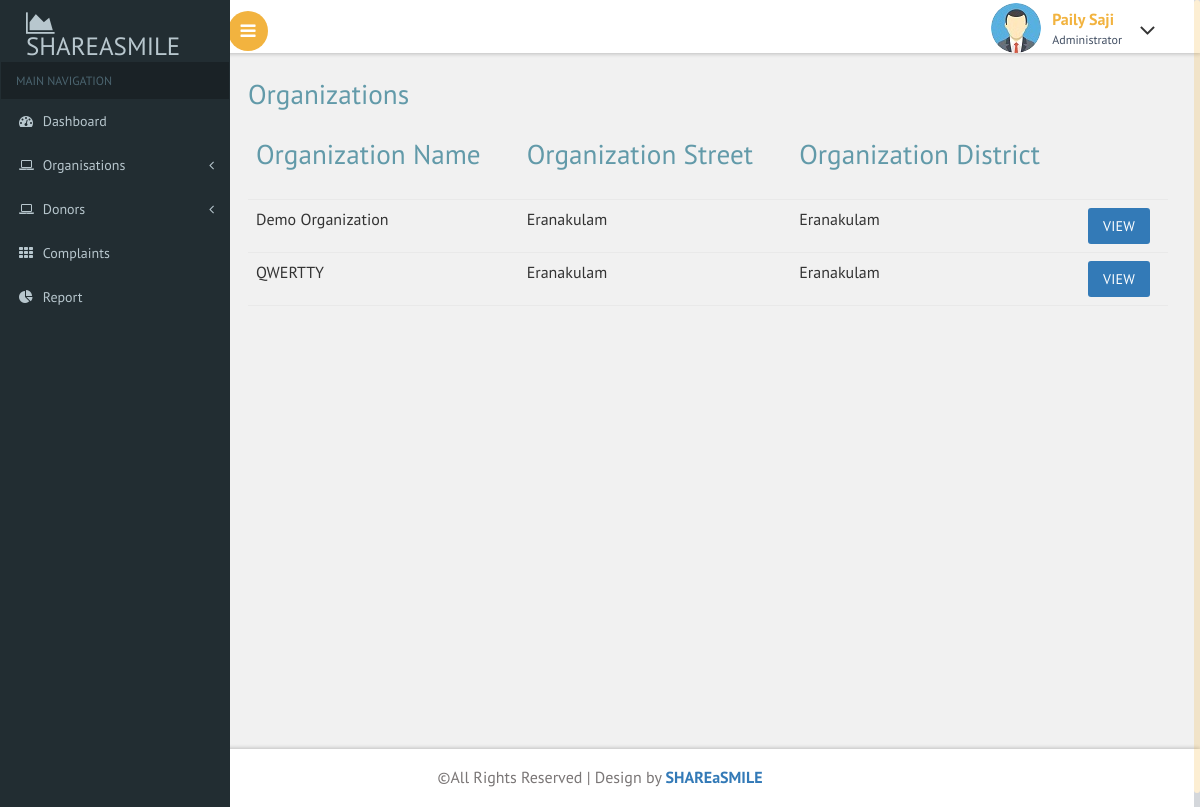
The page /admin/organizationdetails.php on the database as committed earlier.
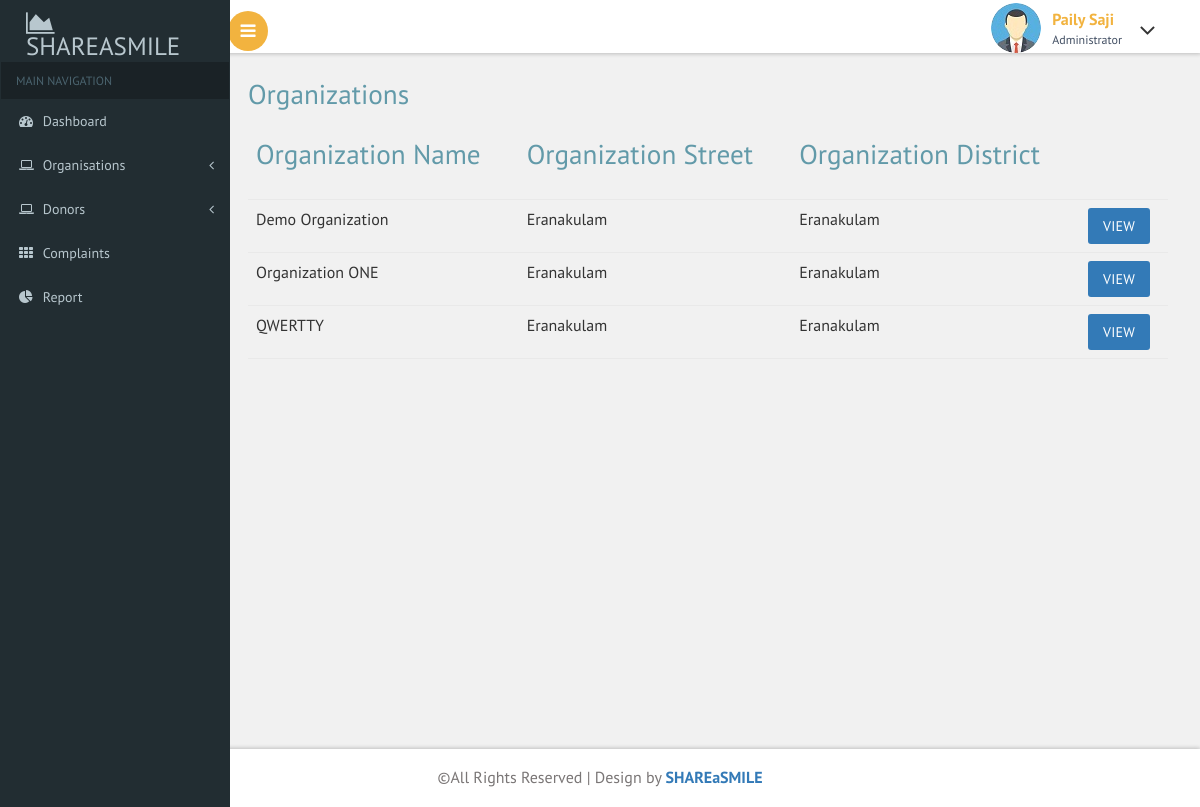
The same page on the database as committed later.
### tables this page shows
CREATE TABLE `registration_organisation` (
  `full_name` varchar(100) NOT NULL,
  `email` varchar(100) NOT NULL,
  `phone` varchar(20) NOT NULL,
  `street` varchar(100) NOT NULL,
  `district` varchar(100) NOT NULL,
  `pincode` varchar(10) NOT NULL,
  `organisation_id` int(11) NOT NULL,
  `organisation_name` varchar(100) NOT NULL,
  `organisation_email` varchar(100) NOT NULL,
  `organisation_phone` varchar(20) NOT NULL,
  `organisation_street` varchar(100) NOT NULL,
  `organistion_district` varchar(100) NOT NULL,
  `organisation_pincode` varchar(10) NOT NULL,
  `organisation_licence_number` varchar(50) NOT NULL,
  `organisation_licence_file` varchar(200) NOT NULL,
  `verify_status` int(11) NOT NULL
);

### admin/organizationdetails.php (the view)
<?php
include("header.php");
?>
			<div id="page-wrapper">
			<div class="main-page"><h2 class="title1">Organizations</h2>
				<table class="table table-hover">
					<thead>
					<th>
					<h2 class="title1">Organization Name</he>
					</th>
					<th>
					<h2 class="title1">Organization Street</h2>
					</th>
					<th>
					<h2 class="title1">organization District</h2>
					</th>
					<th></th>
                  </thead>
				<tbody>
				<?php
				require("connect.php");
				$sql="SELECT * FROM registration_organisation WHERE verify_status=1";
				$res=mysqli_query($conn,$sql);
				if(mysqli_num_rows($res)>0){
					while($row=mysqli_fetch_assoc($res)){
						?>
						<tr>
							<td>
								<?php echo $row['organisation_name'] ?>
							</td>
							<td>
								<?php echo $row['organisation_street'] ?>
							</td>
							<td>
								<?php echo $row['organistion_district'] ?>
							</td>
							<td><a class="btn btn-primary" href="showdetailsapprove.php?email=<?php echo $row['organisation_email']?>">View</a> </td>
						</tr>
						<?php
					}
				}
				?>
				</tbody>
			</table>
			</div>
		</div>
  <?php
  include("footer.php");
  ?>

### admin/header.php (shortened to what this page needs)
<!DOCTYPE HTML>
<html>
<head>
<link href="css/bootstrap.css" rel='stylesheet' type='text/css' />
<link href="css/style.css" rel='stylesheet' type='text/css' />
<link href="css/font-awesome.css" rel="stylesheet">
<link href='css/SidebarNav.min.css' media='all' rel='stylesheet' type='text/css'/>
<link href="css/custom.css" rel="stylesheet">
					<link href="css/owl.carousel.css" rel="stylesheet">
</head>
<body class="cbp-spmenu-push">
	<div class="main-content">
	<div class="cbp-spmenu cbp-spmenu-vertical cbp-spmenu-left" id="cbp-spmenu-s1">
		<aside class="sidebar-left">
      <nav class="navbar navbar-inverse">
          <div class="navbar-header">
            <h1><a class="navbar-brand" href="index.php"><span class="fa fa-area-chart"></span> SHAREaSMILE<span class="dashboard_text"></span></a></h1>
          </div>
          <div class="collapse navbar-collapse" id="bs-example-navbar-collapse-1">
            <ul class="sidebar-menu">
              <li class="header">MAIN NAVIGATION</li>
              <li class="treeview">
                <a href="index.php">
                <i class="fa fa-dashboard"></i> <span>Dashboard</span>
                </a>
              </li>
			  <li class="treeview">
                <a href="#">
                <i class="fa fa-laptop"></i>
                <span>Organisations</span>
                <i class="fa fa-angle-left pull-right"></i>
                </a>
              </li>
              <li class="treeview">
                <a href="#">
                <i class="fa fa-laptop"></i>
                <span>Donors</span>
                <i class="fa fa-angle-left pull-right"></i>
                </a>
              </li>
			  <li>
                <a href="complaints.php">
                <i class="fa fa-th"></i> <span>Complaints</span>
                </a>
              </li>
              <li class="treeview">
                <a href="report.php">
                <i class="fa fa-pie-chart"></i>
                <span>Report</span>
                </a>
              </li>
            </ul>
          </div>
      </nav>
    </aside>
	</div>
		<div class="sticky-header header-section ">
			<div class="header-left">
				<button id="showLeftPush"><i class="fa fa-bars"></i></button>
				<div class="clearfix"> </div>
			</div>
			<div class="header-right">
				<div class="profile_details">
					<ul>
						<li class="dropdown profile_details_drop">
							<a href="#" class="dropdown-toggle" data-toggle="dropdown" aria-expanded="false">
								<div class="profile_img">
									<span class="prfil-img"><img src="images/OIP.jpeg" alt=""> </span>
									<div class="user-name">
										<p>Paily Saji</p>
										<span>Administrator</span>
									</div>
									<i class="fa fa-angle-down lnr"></i>
									<div class="clearfix"></div>
								</div>
							</a>
						</li>
					</ul>
				</div>
				<div class="clearfix"> </div>
			</div>
			<div class="clearfix"> </div>
		</div>

Rows that differ between the two databases and show on the page:
now on this page (row edited): registration_organisation: organisation_name "Organization ONE", organisation_street "Eranakulam", organistion_district "Eranakulam"
